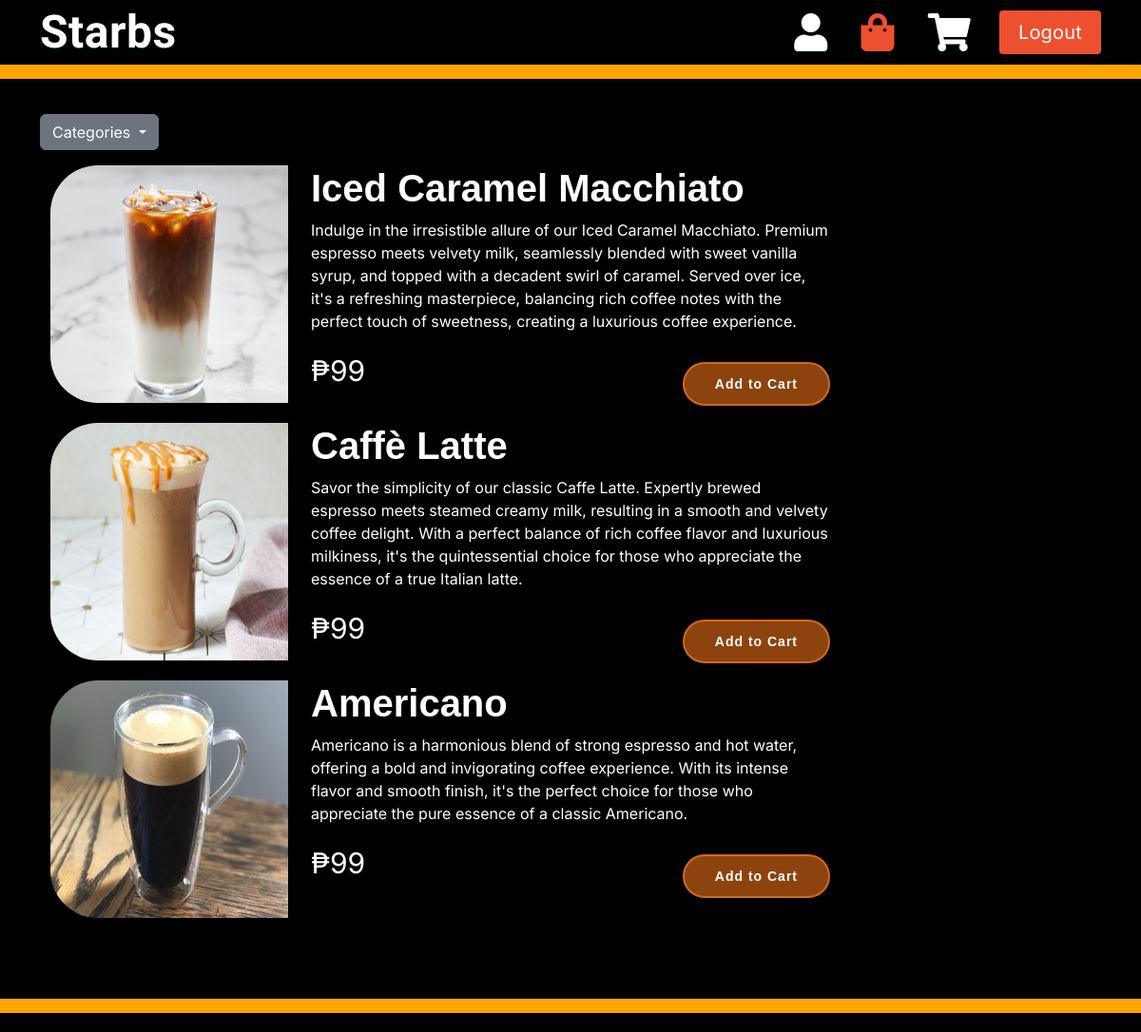
The page /products (signed in) on the database its author committed.
### server.py (models this page shows, shortened)
class Product(db.Model):
    id = db.Column(db.Integer, primary_key=True)
    pName = db.Column(db.String(60), unique=True, nullable=False)
    pDesc = db.Column(db.String(120), nullable=False)
    pPrice = db.Column(db.String(60), nullable=False)
    piamge = db.Column(db.String(60), nullable=False)
    category = db.Column(db.String(50), nullable=False)
    create_at = db.Column(db.DateTime, nullable=False, default=datetime.utcnow)
    update_at = db.Column(db.DateTime, nullable=False, default=datetime.utcnow)

### server.py (the view)
@app.route('/products', methods=['GET'])
@login_required
def product():
    all_products = Product.query.all()
    return render_template('products.html', products=all_products)

### server.py (called while the page is built)
def login_required(f):
    @wraps(f)
    def decorated_function(*args, **kwargs):
        if 'logged_in' not in session:
            return redirect('/login')
        return f(*args, **kwargs)
    return decorated_function

### templates/products.html (shortened to what this page needs)
{% extends "master.html" %}
{% block body %}
	<div class="container" data-aos="fade-up" style="margin-top: 100px; margin-bottom: 100px" >
		<div class="dropdown">
            <button class="btn btn-secondary dropdown-toggle" type="button" id="categoryDropdown" data-toggle="dropdown" aria-haspopup="true" aria-expanded="false">
                Categories
            </button>
        </div>
		{% for product in products %}
			<div class="row mt-3 initial-product">
				<div class="col-lg-3" style="text-align: right;">
					<img src="{{ url_for('static', filename='assets/img/' + product.piamge) }}" alt="product" style="width: 250px; height: 250px; border-radius: 50px 0px 0px 50px;">
				</div>
				<div class="col-lg-6">
					<h1 style="font-family: arial; font-weight: bold; color: white">{{ product.pName }}</h1>
					<p style="color: white">{{ product.pDesc }}</p>
					<div class="row">
						<div class="col-lg-6" style="margin-top: 2px; font-size: 30px">
							<p style="color: white">₱{{ product.pPrice }}</p>
						</div>
						<div class="col-lg-6" style="text-align: right;">
							<a href="#" class="btn-get-starteds animate__animated animate__fadeInUp scrollto" onclick="addToCart('{{ product.id }}')">Add to Cart</a>
						</div>
					</div>
				</div>
			</div>
		{% endfor %}
    </div>
{% endblock %}

### static/assets/css/style.css (style rules this page uses)
body { font-family: "Inter", sans-serif, "ABeeZee", "Lato", "Vujahday Script","Allan"; color: #444444; }
a { color: #ed502e; text-decoration: none; }
h1, h2, h3, h4, h5, h6 { font-family: "Raleway", sans-serif; }
.btn-get-starteds { font-family: "Raleway", sans-serif; font-weight: bold; font-size: 14px; letter-spacing: 1px; display: inline-block; padding: 14px 32px; border-radius: 25px; transition: 0.5s; line-height: 1; color: #fff; animation-delay: 0.8s; background: rgba(201, 96, 20, 0.7); margin-top: 15px; border: 2px solid #D2691E; }

### rows shown on the page
Product: piamge (picture), pName "Iced Caramel Macchiato", pDesc "Indulge in the irresistible allure of our Iced Caramel Macchiato. Premium espresso meets velvety milk, seamlessly blended with sweet vanilla syrup, and topped with a decadent swirl of caramel. Served over ice, it's a refreshing masterpiece, balancing rich coffee notes with the perfect touch of sweetness, creating a luxurious coffee experience.", pPrice "99"
Product: piamge (picture), pName "Caffè Latte", pDesc "Savor the simplicity of our classic Caffe Latte. Expertly brewed espresso meets steamed creamy milk, resulting in a smooth and velvety coffee delight. With a perfect balance of rich coffee flavor and luxurious milkiness, it's the quintessential choice for those who appreciate the essence of a true Italian latte.", pPrice "99"
Product: piamge (picture), pName "Americano", pDesc "Americano is a harmonious blend of strong espresso and hot water, offering a bold and invigorating coffee experience. With its intense flavor and smooth finish, it's the perfect choice for those who appreciate the pure essence of a classic Americano.", pPrice "99"
